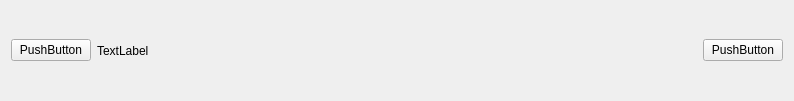
<?xml version="1.0" encoding="UTF-8"?>
<ui version="4.0">
 <class>centerWidget</class>
 <widget class="QWidget" name="centerWidget">
  <property name="geometry">
   <rect>
    <x>0</x>
    <y>0</y>
    <width>794</width>
    <height>101</height>
   </rect>
  </property>
  <property name="windowTitle">
   <string>Form</string>
  </property>
  <layout class="QHBoxLayout" name="horizontalLayout_2">
   <item>
    <layout class="QHBoxLayout" name="horizontalLayout">
     <item>
      <widget class="QPushButton" name="pushButton">
       <property name="text">
        <string>PushButton</string>
       </property>
      </widget>
     </item>
     <item>
      <widget class="QLabel" name="label">
       <property name="text">
        <string>TextLabel</string>
       </property>
      </widget>
     </item>
     <item>
      <spacer name="horizontalSpacer">
       <property name="orientation">
        <enum>Qt::Horizontal</enum>
       </property>
       <property name="sizeHint" stdset="0">
        <size>
         <width>40</width>
         <height>20</height>
        </size>
       </property>
      </spacer>
     </item>
     <item>
      <widget class="QPushButton" name="pushButton_2">
       <property name="text">
        <string>PushButton</string>
       </property>
      </widget>
     </item>
    </layout>
   </item>
  </layout>
 </widget>
 <resources/>
 <connections/>
</ui>
